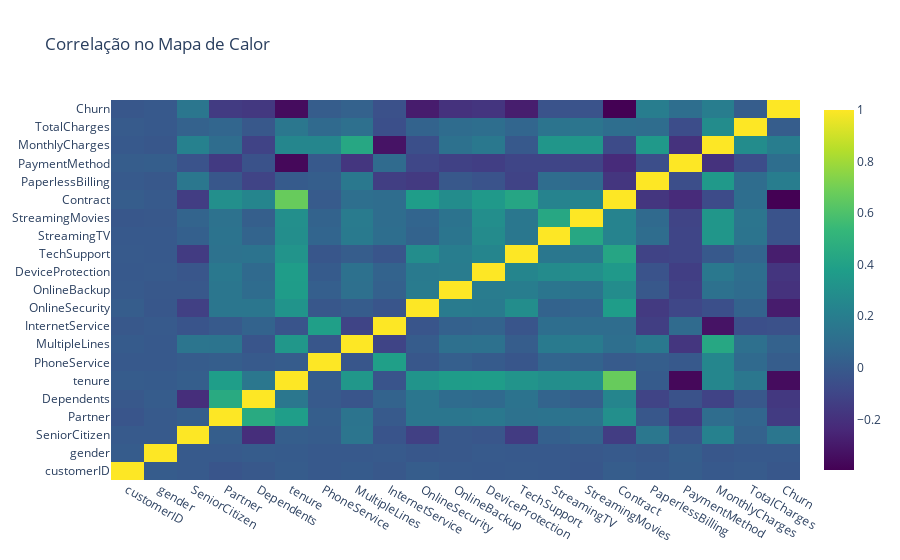

Write notebook code for a chart like this one.
### Code cell
# Correlação entre as features no mapa de calor
fig = go.Figure(data=go.Heatmap(
    z=df.corr().values,
    x=df.corr().columns,
    y=df.corr().columns,
    colorscale='Viridis',
))
fig.update_layout(title= 'Correlação no Mapa de Calor')
fig.show()

### Figure 1 — Plotly figure (JSON) as saved in the notebook; plotly's stock layout.template omitted (floating-point values rounded to 4 significant figures; data arrays with more than 128 entries replaced by an {"elided": "..."} marker saying what was removed)
{"data": [{"colorscale": [[0.0, "#440154"], [0.1111, "#482878"], [0.2222, "#3e4989"], [0.3333, "#31688e"], [0.4444, "#26828e"], [0.5556, "#1f9e89"], [0.6667, "#35b779"], [0.7778, "#6ece58"], [0.8889, "#b5de2b"], [1.0, "#fde725"]], "x": ["customerID", "gender", "SeniorCitizen", "Partner", "Dependents", "tenure", "PhoneService", "MultipleLines", "InternetService", "OnlineSecurity", "OnlineBackup", "DeviceProtection", "TechSupport", "StreamingTV", "StreamingMovies", "Contract", "PaperlessBilling", "PaymentMethod", "MonthlyCharges", "TotalCharges", "Churn"], "y": ["customerID", "gender", "SeniorCitizen", "Partner", "Dependents", "tenure", "PhoneService", "MultipleLines", "InternetService", "OnlineSecurity", "OnlineBackup", "DeviceProtection", "TechSupport", "StreamingTV", "StreamingMovies", "Contract", "PaperlessBilling", "PaymentMethod", "MonthlyCharges", "TotalCharges", "Churn"], "z": {"elided": "21x21 float values"}, "type": "heatmap"}], "layout": {"title": {"text": "Correlação no Mapa de Calor"}}}
